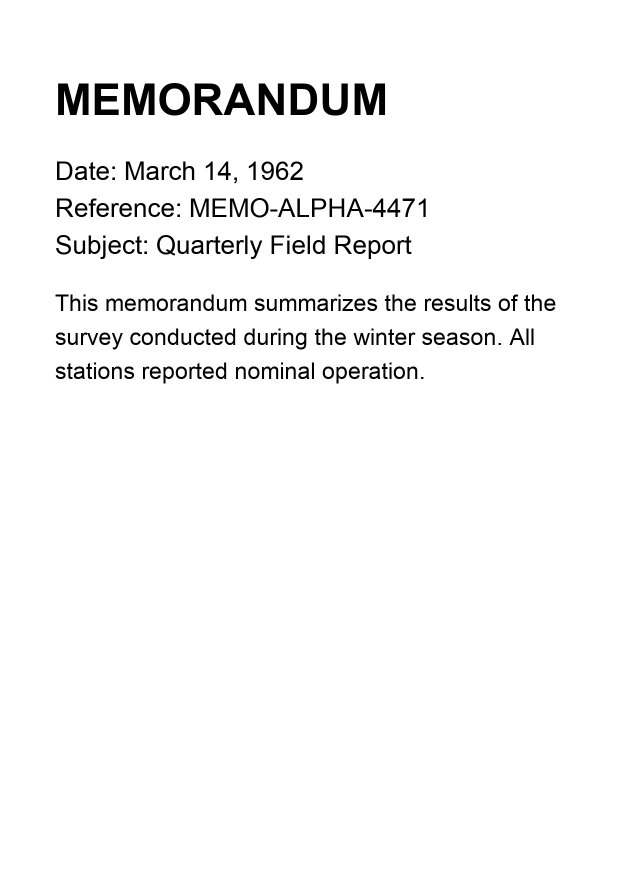
#> input picture ArchiveProcessor/scripts/e2e-fixtures/doc1_memo.jpg, 1240 x 1754 px (shown at 1/2 size)
$ python -i colour_dropout.py   (imports and definitions only)
#> lines starting #> are read from the running program, lines starting #| are printed output that depends on the picture; after the words box and inside, x2 and y2 are one past the last pixel; in counts of white or black regions, pixels touching at a corner belong together
#> further down, picture is the input picture: shape (1754, 1240, 3); min 0, max 255, mean 246.8
#!/usr/bin/env python3
"""W46.ocr-input-colour-dropout. The colour cue, the dropout OCR input and the mark layer: pure image arithmetic, no
reader. ocr_colour_dropout.py runs the item; this module holds what an app would apply, so it is tested apart
(test_colour_dropout.py).

The cue, on an image scaled to SURVEY px on its long side:
  paper   the per-channel 95th percentile, so a cream or grey sheet counts as white and its own tint is no hue;
  n       the image divided by paper, clipped to [0, 1];
  chroma  max(n) - min(n) per pixel; luminance the mean of n;
  mark    chroma >= SAT and luminance >= 0.12, in components that touch no image edge (a table, a folder or a
          wall behind the sheet) and are under BLOB of the image each;
  ink     chroma < INK_CHROMA and luminance < INK_LUM: dark, uncoloured text;
  over    the share of mark pixels with ink within NEAR px: a stamp printed across text is high, a coloured note in
          a margin is low;
  hue     the mark pixels' dominant hue (36 bins of 10 degrees, the peak bin and its two neighbours either side) and
          the share inside it, conc: one ink is high, a colour photograph is low;
  colour_share  mark / (mark + ink): where the coloured ink is the text, it is most of the ink.

The gate (the rule an app would apply): a STAMP page has a mark of one hue over dark text, and the dark text is most
of the ink. A CONTROL page has the coloured ink as its text. Neither is a label a reader gave; both are this
arithmetic, and the item measures what the gate does on each.

The dropout input keeps the image's size (R02.2), so Vision's boxes on it apply to the reading copy: the single
channel, divided by paper, in which the mark is lightest. Red ink is near white in the red channel, blue ink in the
blue one; dark ink stays dark in every channel. The mark layer is the mark mask at full size, drawn black on white,
for a reader to read the mark's own text (kept as a mark, not as page text).
"""
from __future__ import annotations

import numpy as np

SURVEY = 800
SAT = 0.30
INK_CHROMA, INK_LUM = 0.16, 0.50
NEAR = 3                    # px at SURVEY: about a stroke's width
BLOB = 0.25
MIN_MARK = 0.0015           # of the image's pixels
MAX_MARK = 0.15
CONC = 0.60
STAMP_OVER, STAMP_SHARE, STAMP_INK = 0.15, 0.45, 0.008
CONTROL_SHARE, CONTROL_PIECES = 0.65, 40


def load(path, side=SURVEY):
    """RGB uint8 array, EXIF-upright, long side `side` (draft decoding for JPEG, so a 12 MP photo loads fast)."""
    from PIL import Image, ImageOps
    im = Image.open(path)
    if im.format == 'JPEG':
        im.draft('RGB', (side, side))
    im = ImageOps.exif_transpose(im).convert('RGB')
    s = side / max(im.size)
    if s < 1:
        im = im.resize((max(1, round(im.width * s)), max(1, round(im.height * s))), Image.LANCZOS)
    return np.asarray(im)


def paper(rgb):
    return np.maximum(np.percentile(rgb.reshape(-1, 3), 95, axis=0).astype(float), 1.0)


def normalised(rgb, white=None):
    white = paper(rgb) if white is None else white
#> white = [255, 255, 255]
    return np.clip(rgb.astype(float) / white, 0, 1)


def hue(n):
    """Hue in degrees [0, 360) of normalised RGB."""
    r, g, b = n[..., 0], n[..., 1], n[..., 2]
    mx, mn = n.max(-1), n.min(-1)
    d = np.where(mx - mn == 0, 1e-9, mx - mn)
    h = np.where(mx == r, ((g - b) / d) % 6, np.where(mx == g, (b - r) / d + 2, (r - g) / d + 4))
    return (h * 60) % 360


def masks(n):
    """(mark, ink) boolean masks of a normalised image."""
    from scipy import ndimage
    chroma, lum = n.max(-1) - n.min(-1), n.mean(-1)
#> chroma: shape (1754, 1240) float64; every value is 0
    sat = (chroma >= SAT) & (lum >= 0.12)
#> sat: shape (1754, 1240) bool; every value is 0
    lab, k = ndimage.label(sat)
#> lab: shape (1754, 1240) int32; every value is 0
#> k = 0
    if k:
        h, w = sat.shape
        edge = set(np.unique(np.concatenate([lab[0], lab[-1], lab[:, 0], lab[:, -1]]))) - {0}
        sizes = np.bincount(lab.ravel(), minlength=k + 1)
        bad = np.zeros(k + 1, bool)
        bad[list(edge)] = True
        bad[sizes > BLOB * h * w] = True
        bad[0] = True
        sat = ~bad[lab]
    ink = (chroma < INK_CHROMA) & (lum < INK_LUM)
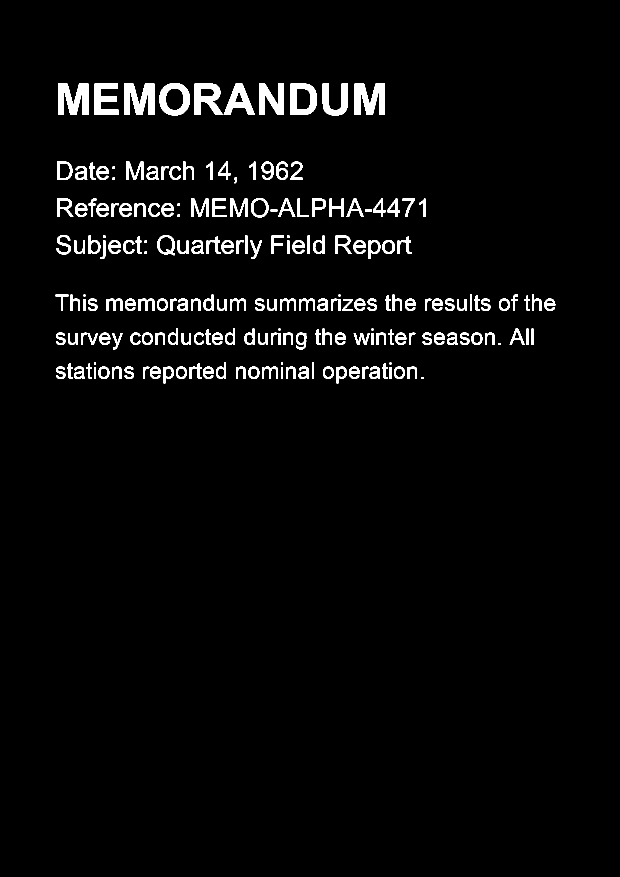
#> ink: shape (1754, 1240) bool (shown at 1/2 size); 3.2% white; 200 white regions (7 under 20 px), largest, box (x1, y1, x2, y2) and area: (248, 167, 309, 230) 2743, (116, 167, 177, 230) 2742, (709, 167, 770, 230) 2742
    return sat, ink


def dominant_hue(hues):
    """(centre in degrees, share of hues within the peak bin and two bins either side)."""
    if not len(hues):
        return None, 0.
    hist = np.bincount((hues // 10).astype(int) % 36, minlength=36)
    win = np.array([sum(hist[(i + d) % 36] for d in range(-2, 3)) for i in range(36)])
    i = int(win.argmax())
    return i * 10 + 5, float(win[i] / len(hues))


def cue(rgb):
    """The page's colour cue, a dict of plain numbers, and its class: 'stamp', 'control' or None."""
    from scipy import ndimage
    n = normalised(rgb)
    mark, ink = masks(n)
    px = mark.size
#> px = 2174960
    m, k = int(mark.sum()), int(ink.sum())
#> m = 0; k = 69616
    near = ndimage.binary_dilation(ink, iterations=NEAR) if k else ink
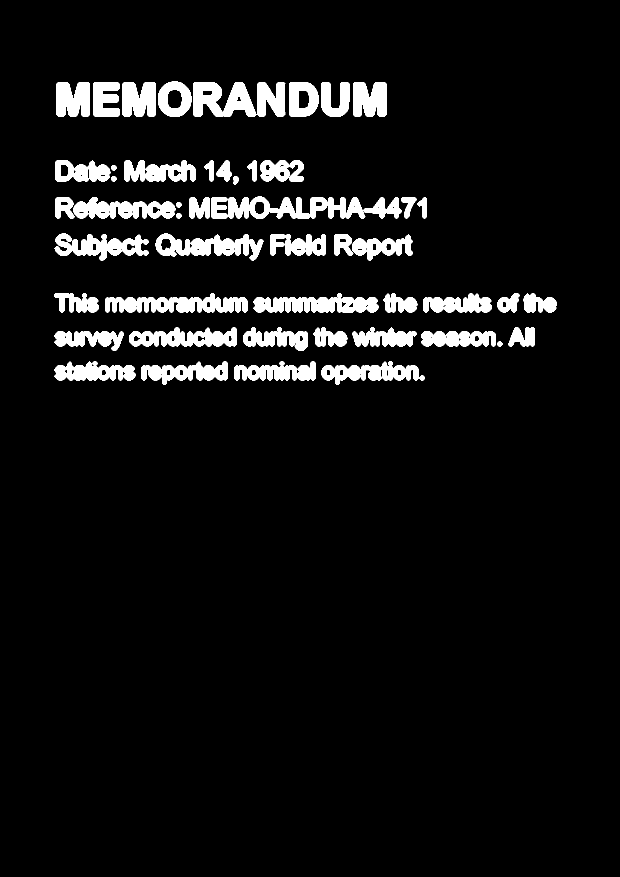
#> near: shape (1754, 1240) bool (shown at 1/2 size); 6.7% white; 65 white regions, largest, box (x1, y1, x2, y2) and area: (311, 467, 527, 521) 5890, (386, 164, 513, 233) 5717, (210, 586, 430, 625) 5418
    centre, conc = dominant_hue(hue(n)[mark])
#> in hue, `d = np.where(mx - mn == 0, 1e-9, mx - mn)`: d: shape (1754, 1240) float64; every value is 1e-09
#> conc = 0
    pieces = int(ndimage.label(mark)[1]) if m else 0
#> pieces = 0
    out = {'mark_frac': m / px, 'ink_frac': k / px, 'over': float((mark & near).sum() / m) if m else 0.,
           'hue': centre, 'conc': conc, 'colour_share': m / (m + k) if m + k else 0., 'pieces': pieces}
    out['class'] = classify(out)
    return out


def classify(c):
    if not (MIN_MARK <= c['mark_frac'] <= MAX_MARK) or c['conc'] < CONC:
        return None
    if c['over'] >= STAMP_OVER and c['colour_share'] <= STAMP_SHARE and c['ink_frac'] >= STAMP_INK:
        return 'stamp'
    if c['colour_share'] >= CONTROL_SHARE and c['pieces'] >= CONTROL_PIECES:
        return 'control'
    return None


def channel(rgb, mark=None):
    """The channel (0 R, 1 G, 2 B) in which the mark is lightest against paper, and the mark mask used."""
    n = normalised(rgb)
    if mark is None:
        mark, _ = masks(n)
    if not mark.any():
        return None, mark
    return int(n[mark].mean(0).argmax()), mark


def dropout(rgb, ch):
    """The OCR input: channel `ch` as it is, a grey RGB image of the same size: the plain channel, as the owner's note
    measured it on UIUC 00156. The channel is chosen on paper-normalised values (channel())."""
    g = np.ascontiguousarray(rgb[..., ch])
    return np.repeat(g[..., None], 3, -1)


def mark_layer(rgb, ch):
    """The mark alone, dark on white, same size: what a reader reads as the mark's own text. The mark's colour
    excess, channel `ch` over the brighter of the other two (paper-normalised): paper and black ink are near zero,
    the mark's ink is high. Scaled so the 99.9th percentile of the excess is full black. (A hard mask of saturated
    pixels breaks into speckle at full size.)"""
    n = normalised(rgb)
    others = np.delete(n, ch, axis=-1).max(-1)
    excess = np.clip(n[..., ch] - others, 0, None)
    top = np.percentile(excess, 99.9) or 1.
    g = 255 - (np.clip(excess / top, 0, 1) * 255).round().astype(np.uint8)
    return np.repeat(g[..., None], 3, -1)

>>> import cv2
>>> picture = cv2.imread('../e2e-fixtures/doc1_memo.jpg')
>>> result = cue(picture)
#> result = 8 items

$ run again, on ArchiveProcessor/scripts/e2e-fixtures/doc2_letter.jpg
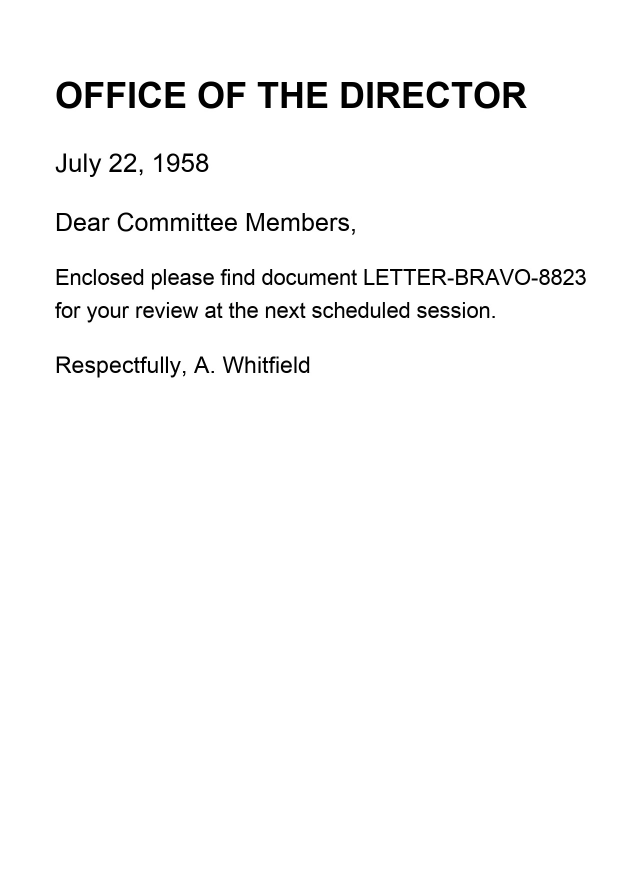
#> input picture ArchiveProcessor/scripts/e2e-fixtures/doc2_letter.jpg, 1240 x 1754 px (shown at 1/2 size)
#> picture is the input picture: shape (1754, 1240, 3); min 0, max 255, mean 248.5
#> white = [255, 255, 255]
#> chroma: shape (1754, 1240) float64; every value is 0
#> sat: shape (1754, 1240) bool; every value is 0
#> lab: shape (1754, 1240) int32; every value is 0
#> in masks, `lab, k = ndimage.label(sat)`: k = 0
#> in masks, `ink = (chroma < INK_CHROMA) & (lum < INK_LUM)`:
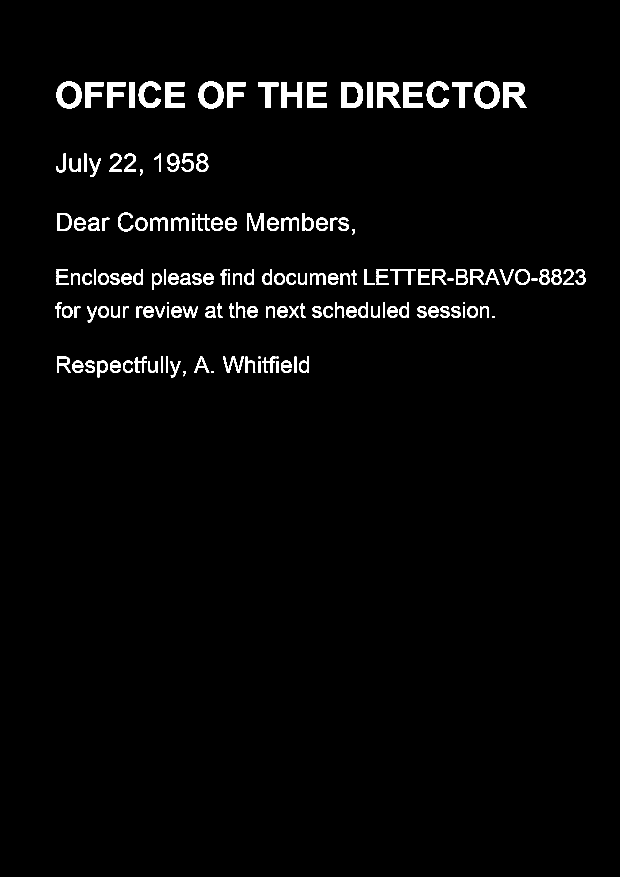
#> ink: shape (1754, 1240) bool (shown at 1/2 size); 2.6% white; 163 white regions (6 under 20 px), largest, box (x1, y1, x2, y2) and area: (755, 164, 801, 216) 1455, (1007, 164, 1053, 216) 1455, (683, 164, 726, 216) 1374
#> in cue, `m, k = int(mark.sum()), int(ink.sum())`: k = 55548
#> in cue, `near = ndimage.binary_dilation(ink, iterations=NEAR) if k else ink`:
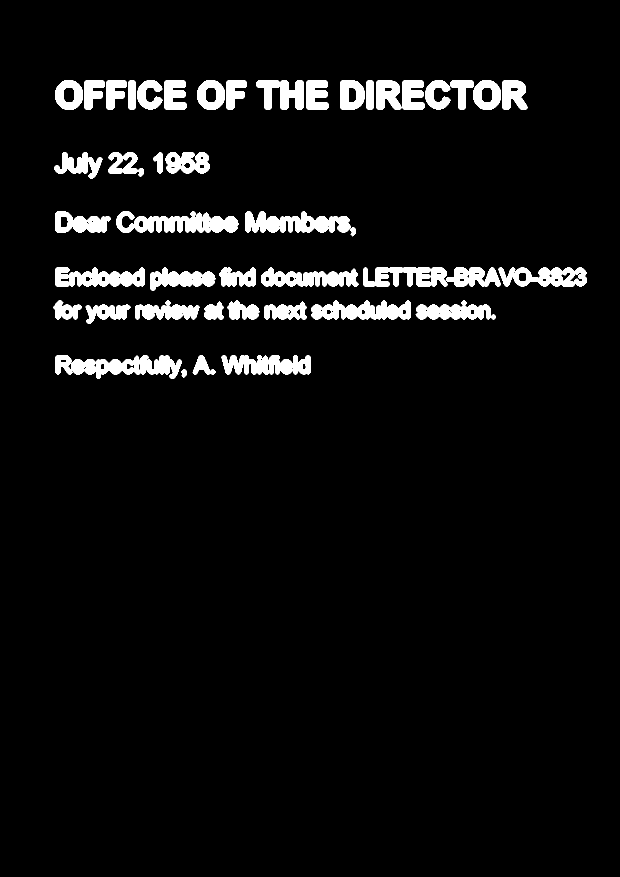
#> near: shape (1754, 1240) bool (shown at 1/2 size); 5.3% white; 52 white regions, largest, box (x1, y1, x2, y2) and area: (111, 710, 318, 758) 5496, (622, 601, 821, 639) 5122, (443, 710, 621, 749) 5087
#> d: shape (1754, 1240) float64; every value is 1e-09
#> conc = 0
#> result = 8 items

$ run again, on ArchiveProcessor/scripts/e2e-fixtures/doc3_report.jpg
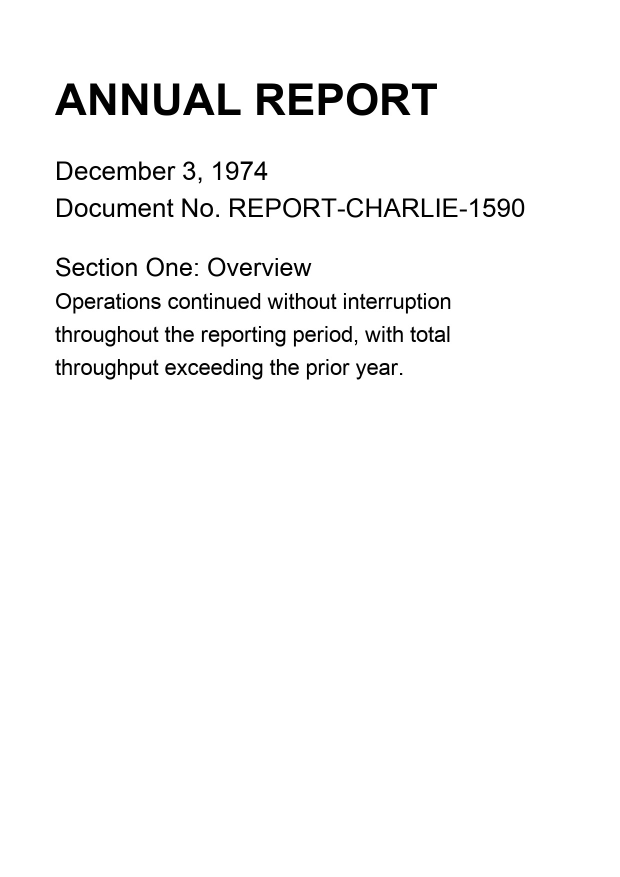
#> input picture ArchiveProcessor/scripts/e2e-fixtures/doc3_report.jpg, 1240 x 1754 px (shown at 1/2 size)
#> picture is the input picture: shape (1754, 1240, 3); min 0, max 255, mean 247.4
#> white = [255, 255, 255]
#> chroma: shape (1754, 1240) float64; every value is 0
#> sat: shape (1754, 1240) bool; every value is 0
#> lab: shape (1754, 1240) int32; every value is 0
#> in masks, `lab, k = ndimage.label(sat)`: k = 0
#> in masks, `ink = (chroma < INK_CHROMA) & (lum < INK_LUM)`:
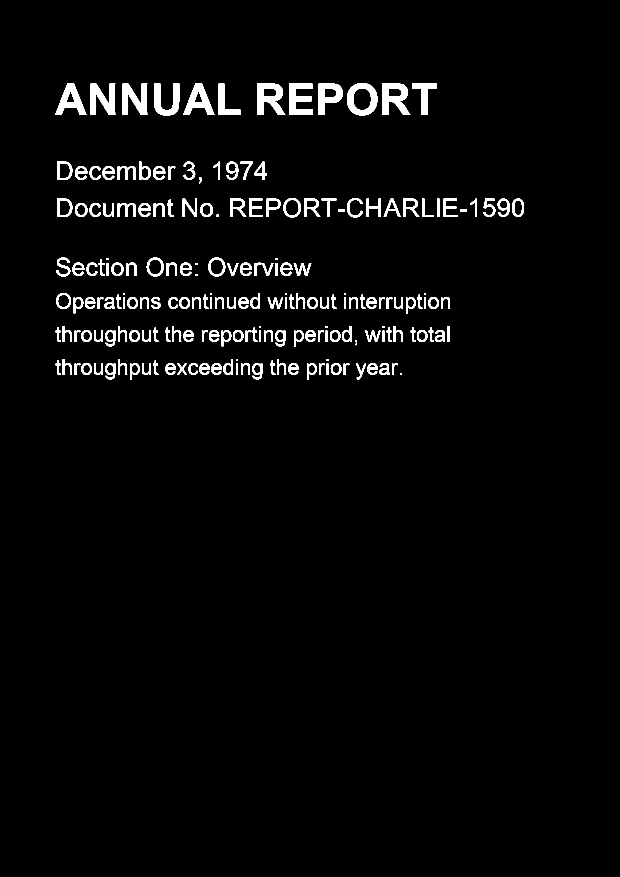
#> ink: shape (1754, 1240) bool (shown at 1/2 size); 2.9% white; 196 white regions (11 under 20 px), largest, box (x1, y1, x2, y2) and area: (764, 167, 821, 230) 2149, (514, 167, 571, 230) 2147, (694, 166, 755, 231) 2009
#> in cue, `m, k = int(mark.sum()), int(ink.sum())`: k = 63898
#> in cue, `near = ndimage.binary_dilation(ink, iterations=NEAR) if k else ink`:
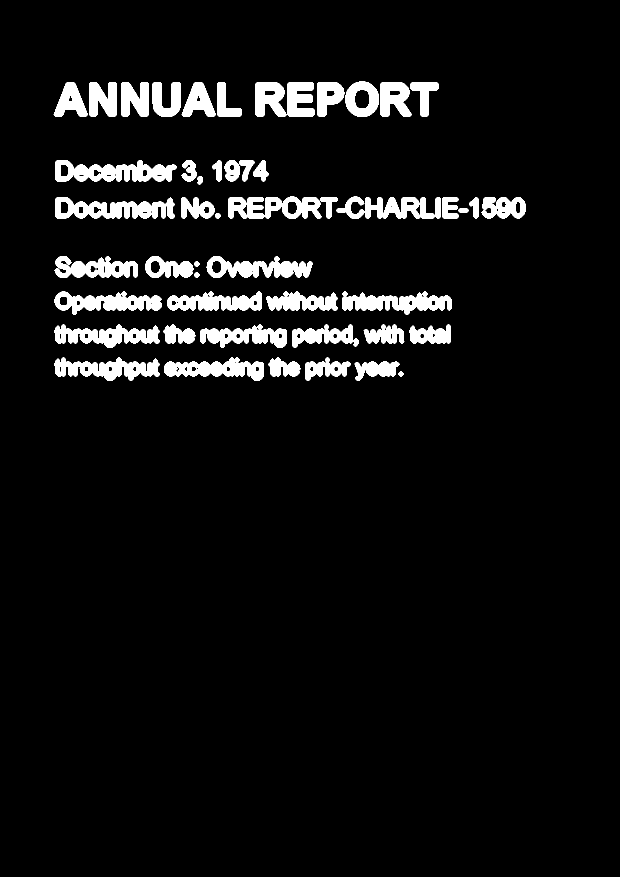
#> near: shape (1754, 1240) bool (shown at 1/2 size); 6.1% white; 56 white regions, largest, box (x1, y1, x2, y2) and area: (111, 320, 354, 363) 6420, (685, 583, 903, 630) 5508, (108, 715, 320, 762) 5426
#> d: shape (1754, 1240) float64; every value is 1e-09
#> conc = 0
#> result = 8 items
